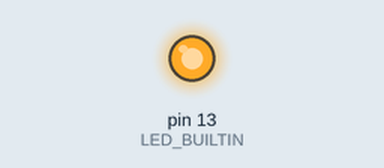
Recording of a sketch running on a simulated Arduino Uno, built with avr-gcc and run on an emulated ATmega328P. Shown: output pins drawn as LEDs (lit = HIGH).

Above: at 0.1 s.
At 36.1 s:
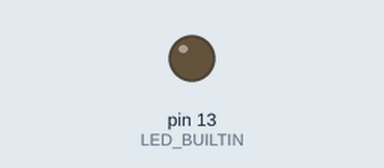
Timing chart, 0 to 37.6 s (numbered marks = the images above):
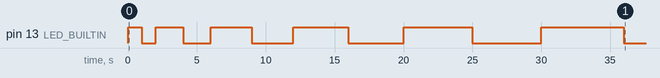

Measured:
- by itself, pin 13 (LED_BUILTIN): LOW → HIGH at 0.00 s, → LOW 1.0 s later, → HIGH 1.0 s later, → LOW 2.0 s later, … (12 changes in this stretch)

The sketch:

1_Blink1.ino
```cpp
// the setup function runs once when you press reset or power the board
void setup() {
  // initialize digital pin LED_BUILTIN as an output.
  pinMode(LED_BUILTIN, OUTPUT);
}

// the loop function runs over and over again forever
void loop() {
  /*
   * --------------------------------------------------
   * This is the Original Version of the Blink Program
   * --------------------------------------------------
   * digitalWrite(LED_BUILTIN, HIGH);   // turn the LED on (HIGH is the voltage level)
   * delay(1000);                       // wait for a second
   * digitalWrite(LED_BUILTIN, LOW);    // turn the LED off by making the voltage LOW
   * delay(1000);                       // wait for a second
   */

  /*
   * The following lines of code generate the wanted functionality of the first stage of the extepriment of this report; that is, to make the LED blink in longer increments. In other words:
   * First On / Off Blink => 1000ms or 1s each
   * Second On / Off Blink => 2000ms or 2s each
   * Third On / Off Blink => 3000ms or 3s each
   * ...
   * Ninth On / Off Blink => 9000ms or 9s each
   * Tenth On / Off Blink => 10000ms or 10s each
   *
   * The FOR contains a variable i which will initially hold the value of 1000 (ns or 1s). This value is then incremented by 1000 at each FOR iteration until it becomes larger than, well, 10000 (ns or 10s).
   */
  for (int i=1000;i<=10000;i+= 1000){
    digitalWrite(LED_BUILTIN, HIGH);    // turn the LED on (HIGH is the voltage level)
    delay(i);                           // wait for i seconds
    digitalWrite(LED_BUILTIN, LOW);     // turn the LED off by making the voltage LOW
    delay(i);                           // wait for i seconds
  }
}
```
